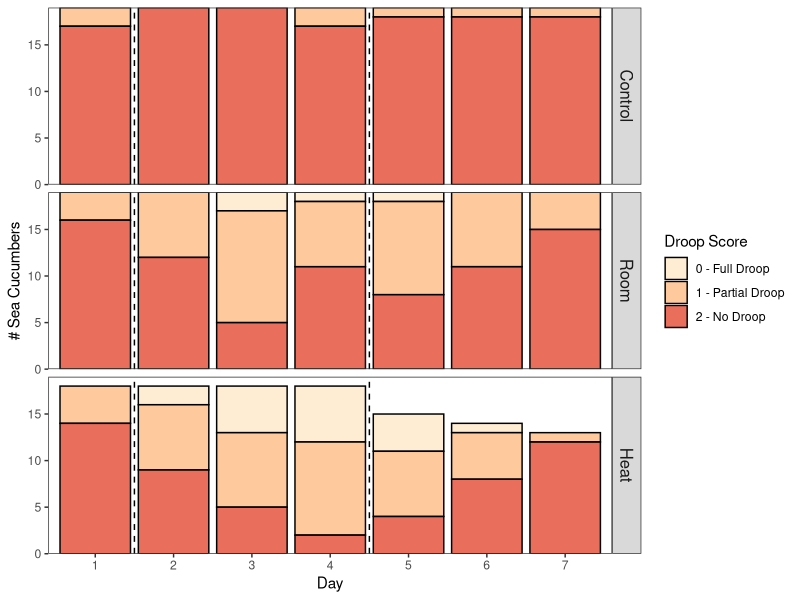
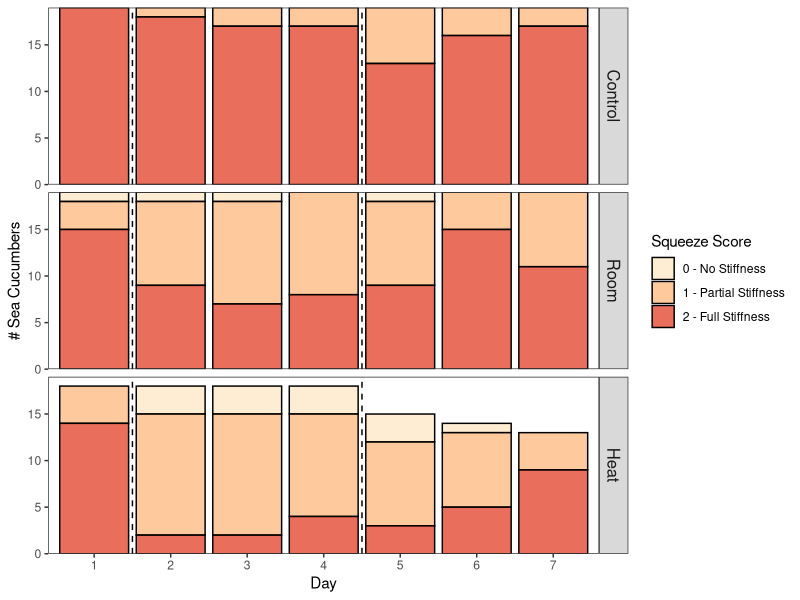
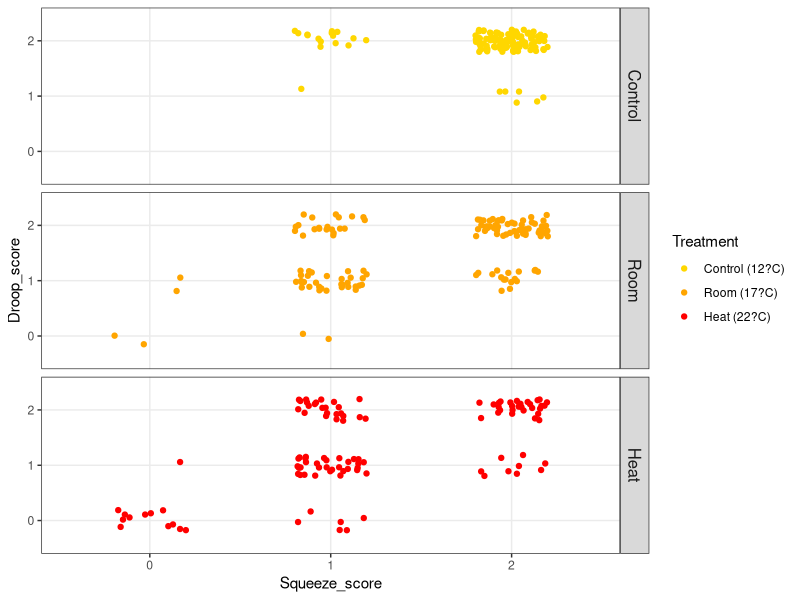
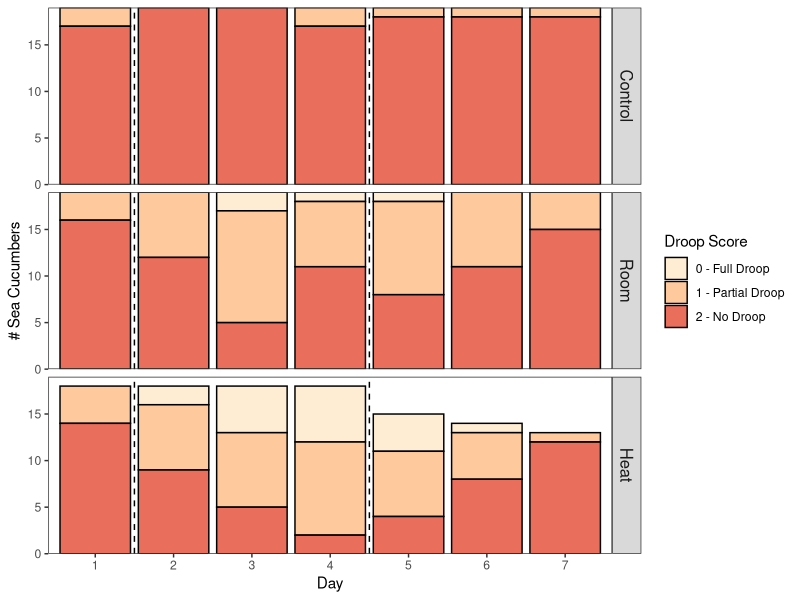
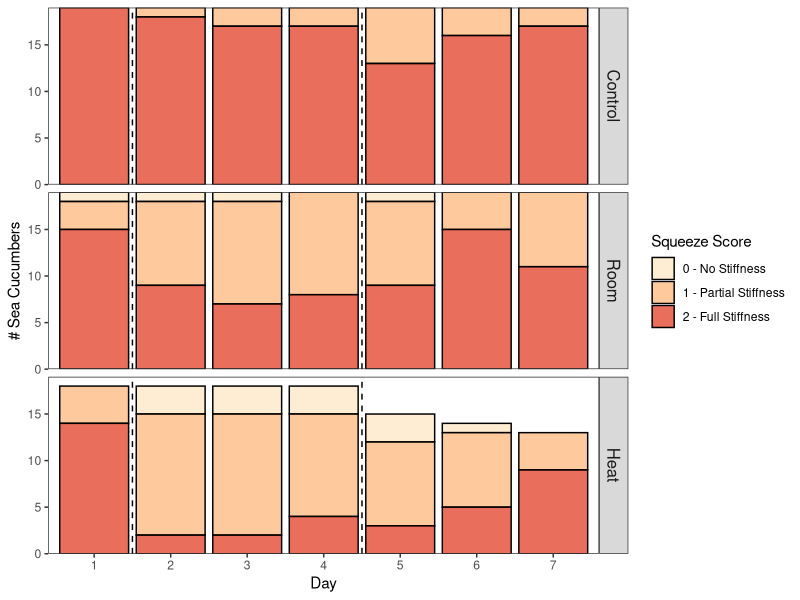
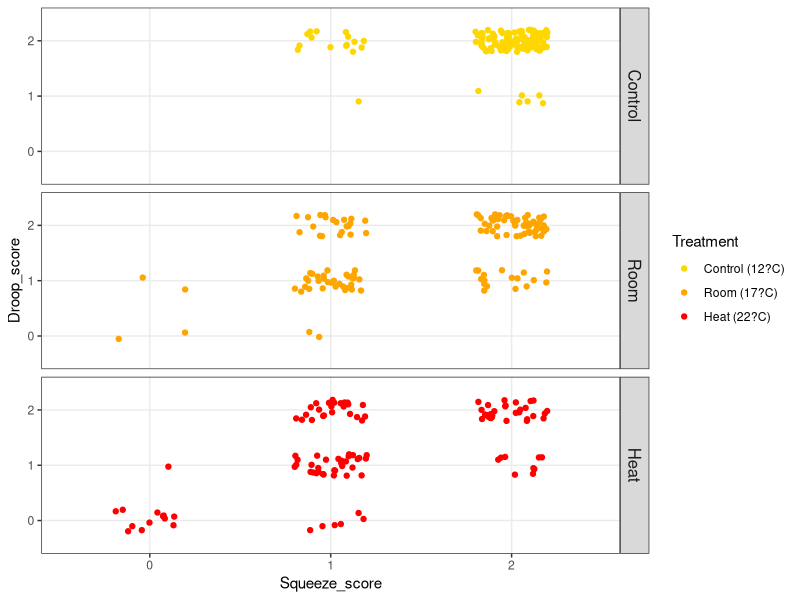

Reproduce these figures in R, in order.
# making a figure to show changes in cucumber stiffness over time

library(here)
library(tidyverse)
library(Hmisc)
library(ordinal)

stiff = read_csv("data/BehaviourData.csv") %>%
  mutate(Droop_score = as.factor(Droop_score),
         Squeeze_score = as.factor(Squeeze_score), 
         Date = as.Date(Date, format="%d/%m/%Y"),
         Treatment=fct_relevel(Treatment, c("Control","Room","Heat")),
         Bucket_ID = as.factor(Bucket_ID),
         Cuke_ID=as.factor(Cuke_ID),
         Unique_ID=paste(Bucket_ID, Cuke_ID,  sep = '_'))%>%
  select(-c("Activity_Score", "Number_lesions","Bodywall_lesions"))%>%
  na.omit()

  str(stiff)
  
#### PLOTTING DROOP DATA ########
droop_plot = 
  ggplot(data =stiff, aes(x=as.factor(Date), fill=Droop_score))+
  geom_bar(alpha=0.8, color="black", size=0.5) +
  scale_x_discrete(breaks=c("2021-11-09","2021-11-10","2021-11-11", "2021-11-12","2021-11-13","2021-11-14","2021-11-15"),
                     labels=c(1,2,3,4,5,6,7))+
    xlab("Day")+
  #scale_x_date(date_labels = "%b%d", date_breaks="1 day")+
  geom_vline(xintercept=1.5, linetype=2)+
  geom_vline(xintercept=4.5, linetype=2)+
  scale_y_continuous(expand=c(0,0))+
  ylab("# Sea Cucumbers")+
  scale_fill_brewer(name="Droop Score",labels=c("0 - Full Droop","1 - Partial Droop","2 - No Droop"), 
                    palette="OrRd", direction=1)+
  theme_bw()+
  theme(strip.text.y = element_text(size =12),
        panel.grid=element_blank())+
  facet_grid(Treatment~.)
droop_plot # show the plot!

ggsave("figures/droop.jpg",plot=droop_plot, width=5, height=4)

##### PLOTTING SQUEEZE DATA ###### 
squeeze_plot = 
  ggplot(data =stiff, aes(x=as.factor(Date), fill=Squeeze_score))+
  geom_bar(alpha=0.8, color="black", size=0.5) +
  scale_x_discrete(breaks=c("2021-11-09","2021-11-10","2021-11-11", "2021-11-12","2021-11-13","2021-11-14","2021-11-15"),
                   labels=c(1,2,3,4,5,6,7))+
  xlab("Day")+
  #scale_x_date(date_labels = "%b%d", date_breaks="1 day")+
  geom_vline(xintercept=1.5, linetype=2)+
  geom_vline(xintercept=4.5, linetype=2)+
  scale_y_continuous(expand=c(0,0))+
  ylab("# Sea Cucumbers")+
  scale_fill_brewer(name="Squeeze Score",labels=c("0 - No Stiffness","1 - Partial Stiffness","2 - Full Stiffness"), 
                    palette="OrRd", direction=1)+ 
  theme_bw()+
  theme(strip.text.y = element_text(size =12),
        panel.grid=element_blank(),
        legend.position="right")+
  facet_grid(Treatment~.)
squeeze_plot
ggsave("figures/squeeze.jpg",plot=squeeze_plot, width=5, height=4)



#### PLOTTING CORRELATION BETWEEN SQUEEZE AND DROOP ####
squeeze_droop_cor = ggplot(data=stiff, aes(x=Squeeze_score, y=Droop_score, color=Treatment))+
  geom_jitter(width=0.2, height=0.2)+
  scale_color_manual(labels=c("Control (12?C)","Room (17?C)","Heat (22?C)"), values=c("Gold", "Orange","Red"))+
  theme_bw()+
  theme(strip.text.y = element_text(size =12))+
  facet_grid(Treatment~.)
squeeze_droop_cor

ggsave("figures/squeeze_droop_correlation.jpg",plot=squeeze_droop_cor, width=6, height=4)

## CALCULATING CORRELATION 
rcorr(stiff$Squeeze_score,stiff$Droop_score, type="spearman") # looking at correlation 

##### SHATISTICS #####
# Running ordinal regressions on the data
summary(clmm(Squeeze_score~ Treatment  + (1|Unique_ID), data = stiff)) # squeeze
summary(clmm(Droop_score~ Treatment  + (1|Unique_ID), data = stiff)) # droop
